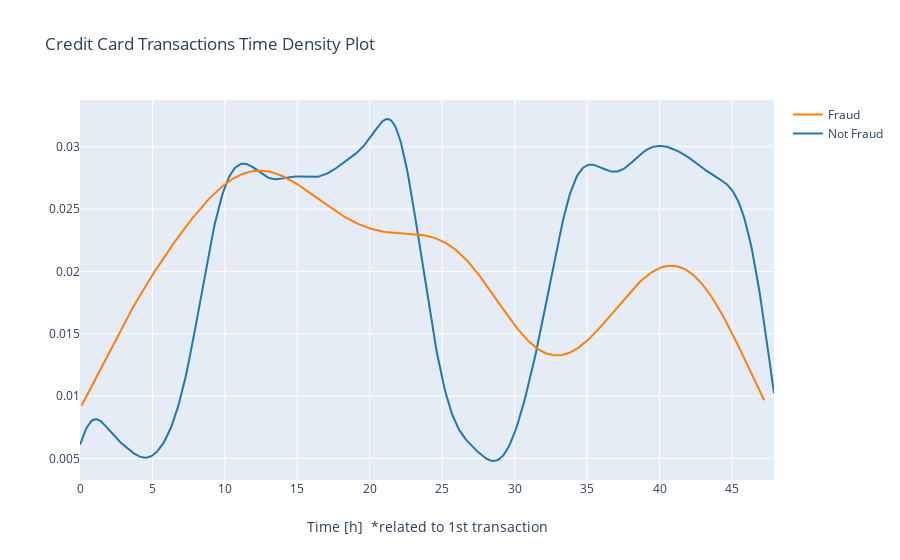

Source (notebook cell):
### Code cell
"""
Let's see the plot considering hours (better visualize span)
"""

class_0 = data_df.loc[data_df['Class'] == 0]['Time-hours']   # Type=series
class_1 = data_df.loc[data_df['Class'] == 1]['Time-hours']

hist_data = [class_0, class_1]  #list
group_labels = ['Not Fraud', 'Fraud']

fig = ff.create_distplot(hist_data, 
                         group_labels, 
                         show_hist=False, 
                         show_rug=False)

fig['layout'].update(title='Credit Card Transactions Time Density Plot', 
                     xaxis=dict(title='Time [h]  *related to 1st transaction'))

iplot(fig, filename='dist_only')

### Figure 1 — Plotly figure (JSON) as saved in the notebook; plotly's stock layout.template omitted (floating-point values rounded to 4 significant figures; data arrays with more than 128 entries replaced by an {"elided": "..."} marker saying what was removed)
{"data": [{"legendgroup": "Not Fraud", "marker": {"color": "rgb(31, 119, 180)"}, "mode": "lines", "name": "Not Fraud", "showlegend": true, "type": "scatter", "x": {"elided": "500 float values"}, "xaxis": "x", "y": {"elided": "500 float values"}, "yaxis": "y"}, {"legendgroup": "Fraud", "marker": {"color": "rgb(255, 127, 14)"}, "mode": "lines", "name": "Fraud", "showlegend": true, "type": "scatter", "x": {"elided": "500 float values"}, "xaxis": "x", "y": {"elided": "500 float values"}, "yaxis": "y"}], "layout": {"barmode": "overlay", "hovermode": "closest", "legend": {"traceorder": "reversed"}, "title": {"text": "Credit Card Transactions Time Density Plot"}, "xaxis": {"anchor": "y2", "domain": [0, 1], "title": {"text": "Time [h]  *related to 1st transaction"}, "zeroline": false}, "yaxis": {"anchor": "free", "domain": [0, 1], "position": 0}}}
